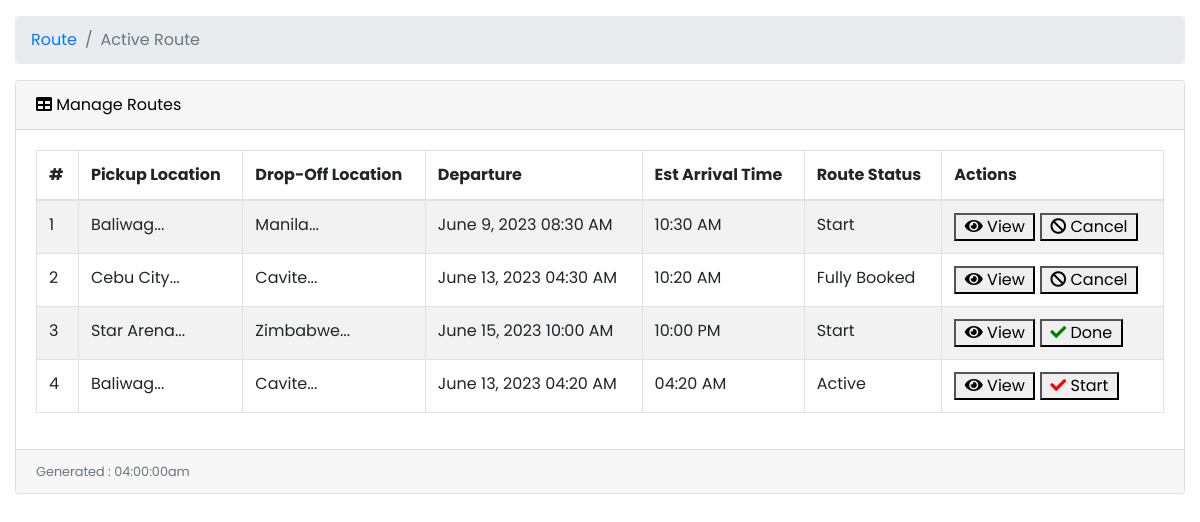
The page /user/driverRoute.php?status=Active (signed in) on the database as committed earlier.
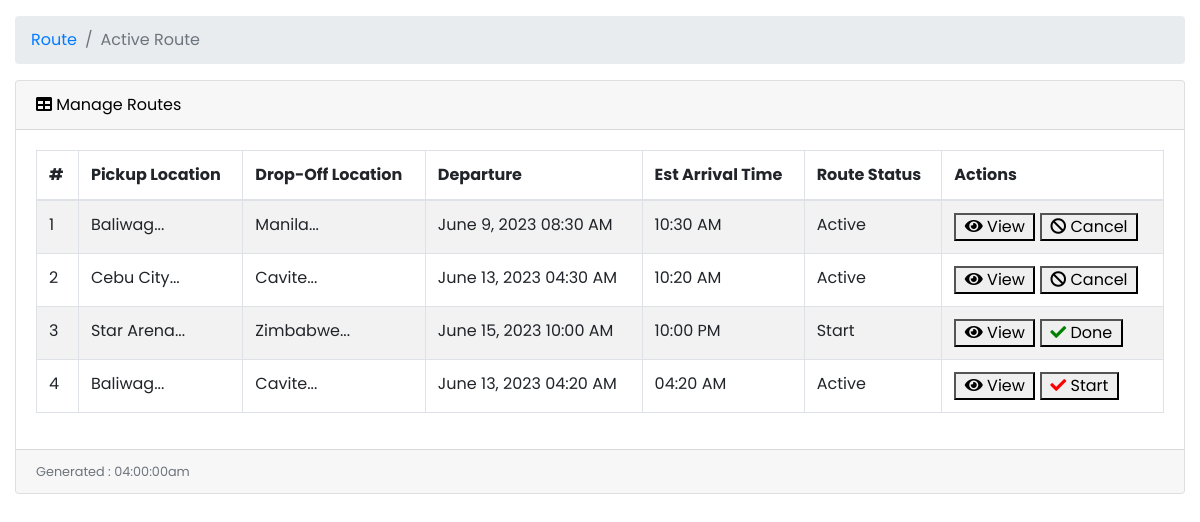
The same page on the database as committed later.
### tables this page shows
CREATE TABLE `route` (
  `route_id` int(11) NOT NULL,
  `car_id` int(11) NOT NULL,
  `pickup_loc` varchar(255) NOT NULL,
  `dropoff_loc` varchar(255) NOT NULL,
  `departure` datetime NOT NULL DEFAULT current_timestamp(),
  `est_arrival_time` time NOT NULL,
  `route_status` varchar(15) NOT NULL,
  `cancellation_reason` varchar(255) DEFAULT NULL,
  `created_at` timestamp NOT NULL DEFAULT current_timestamp(),
  `updated_at` timestamp NOT NULL DEFAULT current_timestamp() ON UPDATE current_timestamp()
);

### user/driverRoute.php (the view, shortened to what the changed rows need)
<?php
include('../db.php');
?>
<!DOCTYPE html>
<html lang="en">
<head>
    <link href="vendor/fontawesome-free/css/all.min.css" rel="stylesheet" type="text/css">
    <link href="vendor/datatables/dataTables.bootstrap4.css" rel="stylesheet">
    <link href="vendor/css/sb-admin.css" rel="stylesheet">
</head>
<body id="page-top">
    <div id="wrapper">
        <div id="content-wrapper">
            <div class="container-fluid">
                <?php
                if (isset($_GET['status']) && $_GET['status'] === 'Active') {
                ?>
                    <div class="card mb-3">
                        <div class="card-body">
                            <div class="table-responsive">
                                <table class="table table-bordered table-striped table-hover" id="dataTable" width="100%" cellspacing="0">
                                    <thead>
                                        <tr>
                                            <th>#</th>
                                            <th>Pickup Location</th>
                                            <th>Drop-Off Location</th>
                                            <th>Departure</th>
                                            <th>Est Arrival Time</th>
                                            <th>Route Status</th>
                                            <th>Actions</th>
                                        </tr>
                                    </thead>
                                    <tbody>
                                        <?php
                                        $user_id = $_SESSION['user_id'];
                                        $ret = "SELECT r.*, c.*
FROM route AS r
INNER JOIN car AS c ON r.car_id = c.car_id
WHERE (c.user_id = ? AND r.route_status IN ('Active', 'Fully Booked', 'Start', 'Picked-up','Dropped-off'))
ORDER BY r.route_id";
                                        $stmt = $db->prepare($ret);
                                        $stmt->bind_param("s", $user_id);
                                        $stmt->execute();
                                        $result = $stmt->get_result();
                                        $cnt = 1;
                                        while ($row = $result->fetch_assoc()) {
                                            $car_id = $row['car_id'];
                                            $route_id = $row['route_id'];
                                            $countSeatsSql = "SELECT COUNT(*) AS total_seats FROM seat WHERE route_id = ?";
                                            $stmt = $db->prepare($countSeatsSql);
                                            $stmt->bind_param("i", $route_id);
                                            $stmt->execute();
                                            $countResult = $stmt->get_result();
                                            $countRow = $countResult->fetch_assoc();
                                            $totalSeats = $countRow['total_seats'];
                                            $checkBookingStatusSql = "SELECT COUNT(*) AS dropped_off_seats
    FROM seat
    INNER JOIN booking ON seat.seat_id = booking.seat_id
    WHERE seat.route_id = ? AND booking.booking_status = 'Dropped-off'";
                                            $stmt = $db->prepare($checkBookingStatusSql);
                                            $stmt->bind_param("i", $route_id);
                                            $stmt->execute();
                                            $bookingStatusResult = $stmt->get_result();
                                            $bookingStatusRow = $bookingStatusResult->fetch_assoc();
                                            $droppedOffSeats = $bookingStatusRow['dropped_off_seats'];
                                            $checkSeatsSql = "SELECT COUNT(*) AS available_seats
                      FROM seat
                      WHERE route_id = ? AND seat_status = 'Available'";
                                            $stmt = $db->prepare($checkSeatsSql);
                                            $stmt->bind_param("i", $route_id);
                                            $stmt->execute();
                                            $seatResult = $stmt->get_result();
                                            $seatRow = $seatResult->fetch_assoc();
                                            $availableSeats = $seatRow['available_seats'];
                                            echo "<tr>";
                                            echo "<td>" . $cnt . "</td>";
                                            echo "<td>" . substr($row['pickup_loc'], 0, 15) . "...</td>";
                                            echo "<td>" . substr($row['dropoff_loc'], 0, 15) . "...</td>";
                                            echo "<td>" . date('F j, Y h:i A', strtotime($row['departure'])) . "</td>";
                                            echo "<td>" . date('h:i A', strtotime($row['est_arrival_time'])) . "</td>";
                                            echo "<td>" . $row['route_status'] . "</td>";
                                            echo "<td>";
                                            echo "<a href='viewDriverRoute.php?user_id=" . $row['user_id'] . "&list=Active&route_id=" . $route_id . "'>
            <button>&nbsp;&nbsp;<i class='fa fa-eye'></i>&nbsp;View&nbsp;&nbsp;</button>
        </a>";
                                            if ($droppedOffSeats > 0) {
                                                echo "<a onclick='return confirm(\"Are you sure you want to mark the route as done?\")' href='doneRoute.php?list=driverRoute.php?status=Active&user_id=" . $row['user_id'] . "&car_id=" . $car_id . "&route_id=" . $route_id . "'>
                <button>&nbsp;&nbsp;<i class='fa fa-check' style='color: green'></i>&nbsp;Done&nbsp;&nbsp;</button>
            </a>";
                                            } elseif ($availableSeats < $totalSeats && $row['route_status'] === 'Active') {
                                                echo "<button onclick='markRouteAsDone(" . $route_id . ");'>&nbsp;&nbsp;<i class='fa fa-check' style='color:red;'></i>&nbsp;Start&nbsp;&nbsp;</button>";
                                            } else {
                                                echo "<a onclick='return confirm(\"Are you sure you want to cancel the route?\")' href='cancelRoute.php?user_id=" . $row['user_id'] . "&car_id=" . $car_id . "&route_id=" . $route_id . "'>
                                                <button>&nbsp;&nbsp;<i class='fa fa-ban'></i>&nbsp;Cancel&nbsp;&nbsp;</button>
                                            </a>";
                                            }
                                            echo "</td>";
                                            echo "</tr>";
                                            $cnt++;
                                        }
                                        ?>
                                    </tbody>
                                </table>
                            </div>
                        </div>
                    </div>
                <?php
                }
                ?>
            </div>
        </div>
</body>
</html>

Rows that differ between the two databases and show on the page:
changed route "Manila": route_status "Start" → "Active"
changed route "Cebu City": route_status "Fully Booked" → "Active"
